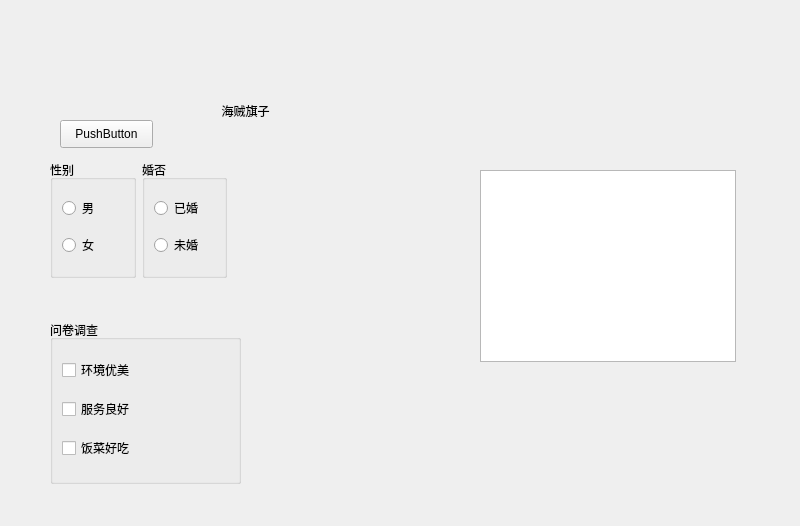
<?xml version="1.0" encoding="UTF-8"?>
<ui version="4.0">
 <class>Widget</class>
 <widget class="QWidget" name="Widget">
  <property name="geometry">
   <rect>
    <x>0</x>
    <y>0</y>
    <width>800</width>
    <height>526</height>
   </rect>
  </property>
  <property name="windowTitle">
   <string>Widget</string>
  </property>
  <widget class="QPushButton" name="pushButton">
   <property name="geometry">
    <rect>
     <x>60</x>
     <y>120</y>
     <width>93</width>
     <height>28</height>
    </rect>
   </property>
   <property name="text">
    <string>PushButton</string>
   </property>
   <property name="autoDefault">
    <bool>false</bool>
   </property>
   <property name="default">
    <bool>false</bool>
   </property>
  </widget>
  <widget class="QToolButton" name="toolButton">
   <property name="geometry">
    <rect>
     <x>180</x>
     <y>70</y>
     <width>131</width>
     <height>81</height>
    </rect>
   </property>
   <property name="text">
    <string>海贼旗子</string>
   </property>
   <property name="icon">
    <iconset resource="res.qrc">
     <normaloff>:/Image/OnePiece.png</normaloff>:/Image/OnePiece.png</iconset>
   </property>
   <property name="iconSize">
    <size>
     <width>40</width>
     <height>40</height>
    </size>
   </property>
   <property name="toolButtonStyle">
    <enum>Qt::ToolButtonTextBesideIcon</enum>
   </property>
   <property name="autoRaise">
    <bool>true</bool>
   </property>
  </widget>
  <widget class="QGroupBox" name="groupBox_3">
   <property name="geometry">
    <rect>
     <x>50</x>
     <y>320</y>
     <width>191</width>
     <height>164</height>
    </rect>
   </property>
   <property name="title">
    <string>问卷调查</string>
   </property>
   <layout class="QVBoxLayout" name="verticalLayout_3">
    <item>
     <widget class="QCheckBox" name="cBox1">
      <property name="text">
       <string>环境优美</string>
      </property>
     </widget>
    </item>
    <item>
     <widget class="QCheckBox" name="cBox2">
      <property name="text">
       <string>服务良好</string>
      </property>
     </widget>
    </item>
    <item>
     <widget class="QCheckBox" name="cBox3">
      <property name="text">
       <string>饭菜好吃</string>
      </property>
     </widget>
    </item>
   </layout>
  </widget>
  <widget class="QWidget" name="widget" native="true">
   <property name="geometry">
    <rect>
     <x>50</x>
     <y>160</y>
     <width>177</width>
     <height>118</height>
    </rect>
   </property>
   <layout class="QHBoxLayout" name="horizontalLayout">
    <item>
     <widget class="QGroupBox" name="groupBox">
      <property name="title">
       <string>性别</string>
      </property>
      <layout class="QVBoxLayout" name="verticalLayout">
       <item>
        <widget class="QRadioButton" name="rBtnMan">
         <property name="text">
          <string>男</string>
         </property>
        </widget>
       </item>
       <item>
        <widget class="QRadioButton" name="rBtnWoman">
         <property name="text">
          <string>女</string>
         </property>
        </widget>
       </item>
      </layout>
     </widget>
    </item>
    <item>
     <widget class="QGroupBox" name="groupBox_2">
      <property name="title">
       <string>婚否</string>
      </property>
      <layout class="QVBoxLayout" name="verticalLayout_2">
       <item>
        <widget class="QRadioButton" name="rBtnMarried">
         <property name="text">
          <string>已婚</string>
         </property>
        </widget>
       </item>
       <item>
        <widget class="QRadioButton" name="rBtnUnmarried">
         <property name="text">
          <string>未婚</string>
         </property>
        </widget>
       </item>
      </layout>
     </widget>
    </item>
   </layout>
  </widget>
  <widget class="QListWidget" name="listWidget">
   <property name="geometry">
    <rect>
     <x>480</x>
     <y>170</y>
     <width>256</width>
     <height>192</height>
    </rect>
   </property>
  </widget>
 </widget>
 <resources>
  <include location="res.qrc"/>
 </resources>
 <connections/>
</ui>
